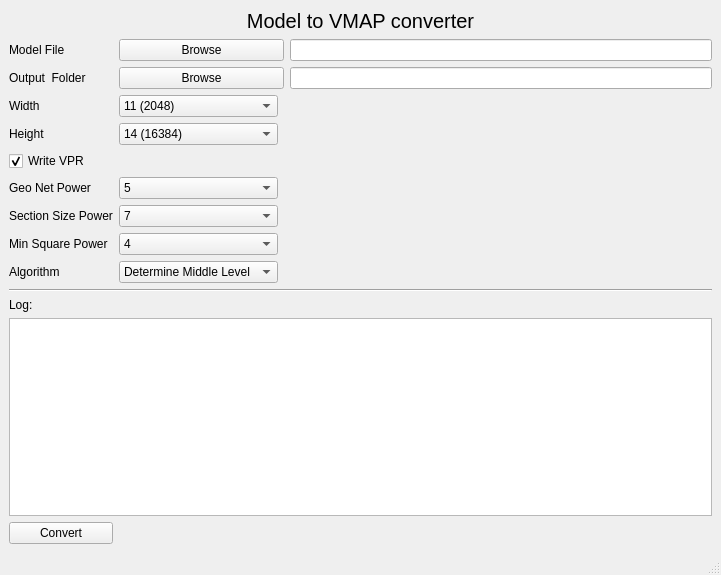
<?xml version="1.0" encoding="UTF-8"?>
<ui version="4.0">
 <class>MainWindow</class>
 <widget class="QMainWindow" name="MainWindow">
  <property name="geometry">
   <rect>
    <x>0</x>
    <y>0</y>
    <width>721</width>
    <height>575</height>
   </rect>
  </property>
  <property name="windowTitle">
   <string>MainWindow</string>
  </property>
  <widget class="QWidget" name="centralwidget">
   <layout class="QGridLayout" name="gridLayout">
    <item row="3" column="1" colspan="2">
     <widget class="QPushButton" name="outputBrowserButton">
      <property name="text">
       <string>Browse</string>
      </property>
     </widget>
    </item>
    <item row="4" column="0">
     <widget class="QLabel" name="label_3">
      <property name="text">
       <string>Width</string>
      </property>
     </widget>
    </item>
    <item row="0" column="0" colspan="4">
     <widget class="QLabel" name="label_4">
      <property name="font">
       <font>
        <pointsize>15</pointsize>
       </font>
      </property>
      <property name="text">
       <string>Model to VMAP converter</string>
      </property>
      <property name="alignment">
       <set>Qt::AlignCenter</set>
      </property>
     </widget>
    </item>
    <item row="11" column="0" colspan="4">
     <widget class="Line" name="line">
      <property name="orientation">
       <enum>Qt::Horizontal</enum>
      </property>
     </widget>
    </item>
    <item row="3" column="0">
     <widget class="QLabel" name="label_2">
      <property name="text">
       <string>Output  Folder</string>
      </property>
     </widget>
    </item>
    <item row="5" column="1">
     <widget class="QComboBox" name="mapPowerYCombo">
      <item>
       <property name="text">
        <string>14 (16384)</string>
       </property>
      </item>
      <item>
       <property name="text">
        <string>13 (8192)</string>
       </property>
      </item>
      <item>
       <property name="text">
        <string>12 (4096)</string>
       </property>
      </item>
      <item>
       <property name="text">
        <string>11 (2048)</string>
       </property>
      </item>
     </widget>
    </item>
    <item row="7" column="0">
     <widget class="QLabel" name="label_9">
      <property name="text">
       <string>Geo Net Power</string>
      </property>
     </widget>
    </item>
    <item row="2" column="1" colspan="2">
     <widget class="QPushButton" name="modelBrowseButton">
      <property name="text">
       <string>Browse</string>
      </property>
     </widget>
    </item>
    <item row="4" column="1">
     <widget class="QComboBox" name="mapPowerXCombo">
      <item>
       <property name="text">
        <string>11 (2048)</string>
       </property>
      </item>
      <item>
       <property name="text">
        <string>12 (4096)</string>
       </property>
      </item>
      <item>
       <property name="text">
        <string>13 (8192)</string>
       </property>
      </item>
      <item>
       <property name="text">
        <string>14 (16384)</string>
       </property>
      </item>
     </widget>
    </item>
    <item row="2" column="3">
     <widget class="QLineEdit" name="modelPathText"/>
    </item>
    <item row="2" column="0">
     <widget class="QLabel" name="label">
      <property name="text">
       <string>Model File</string>
      </property>
     </widget>
    </item>
    <item row="9" column="0">
     <widget class="QLabel" name="label_11">
      <property name="text">
       <string>Min Square Power</string>
      </property>
     </widget>
    </item>
    <item row="14" column="0">
     <widget class="QPushButton" name="convertButton">
      <property name="text">
       <string>Convert</string>
      </property>
     </widget>
    </item>
    <item row="12" column="0">
     <widget class="QLabel" name="label_7">
      <property name="text">
       <string>Log:</string>
      </property>
     </widget>
    </item>
    <item row="3" column="3">
     <widget class="QLineEdit" name="outputText"/>
    </item>
    <item row="6" column="0">
     <widget class="QCheckBox" name="writeVprCheck">
      <property name="text">
       <string>Write VPR</string>
      </property>
      <property name="checked">
       <bool>true</bool>
      </property>
     </widget>
    </item>
    <item row="10" column="1">
     <widget class="QComboBox" name="algorithmComboBox">
      <item>
       <property name="text">
        <string>Determine Middle Level</string>
       </property>
      </item>
      <item>
       <property name="text">
        <string>Maximum Level</string>
       </property>
      </item>
     </widget>
    </item>
    <item row="7" column="1">
     <widget class="QComboBox" name="geoNetPowerCombo">
      <property name="currentIndex">
       <number>9</number>
      </property>
      <item>
       <property name="text">
        <string>14</string>
       </property>
      </item>
      <item>
       <property name="text">
        <string>13</string>
       </property>
      </item>
      <item>
       <property name="text">
        <string>12</string>
       </property>
      </item>
      <item>
       <property name="text">
        <string>11</string>
       </property>
      </item>
      <item>
       <property name="text">
        <string>10</string>
       </property>
      </item>
      <item>
       <property name="text">
        <string>9</string>
       </property>
      </item>
      <item>
       <property name="text">
        <string>8</string>
       </property>
      </item>
      <item>
       <property name="text">
        <string>7</string>
       </property>
      </item>
      <item>
       <property name="text">
        <string>6</string>
       </property>
      </item>
      <item>
       <property name="text">
        <string>5</string>
       </property>
      </item>
      <item>
       <property name="text">
        <string>4</string>
       </property>
      </item>
      <item>
       <property name="text">
        <string>3</string>
       </property>
      </item>
      <item>
       <property name="text">
        <string>2</string>
       </property>
      </item>
      <item>
       <property name="text">
        <string>1</string>
       </property>
      </item>
     </widget>
    </item>
    <item row="8" column="0">
     <widget class="QLabel" name="label_10">
      <property name="text">
       <string>Section Size Power</string>
      </property>
     </widget>
    </item>
    <item row="5" column="0">
     <widget class="QLabel" name="label_5">
      <property name="text">
       <string>Height</string>
      </property>
     </widget>
    </item>
    <item row="10" column="0">
     <widget class="QLabel" name="label_6">
      <property name="text">
       <string>Algorithm</string>
      </property>
     </widget>
    </item>
    <item row="8" column="1">
     <widget class="QComboBox" name="sectionSizePowerCombo">
      <property name="currentIndex">
       <number>7</number>
      </property>
      <item>
       <property name="text">
        <string>14</string>
       </property>
      </item>
      <item>
       <property name="text">
        <string>13</string>
       </property>
      </item>
      <item>
       <property name="text">
        <string>12</string>
       </property>
      </item>
      <item>
       <property name="text">
        <string>11</string>
       </property>
      </item>
      <item>
       <property name="text">
        <string>10</string>
       </property>
      </item>
      <item>
       <property name="text">
        <string>9</string>
       </property>
      </item>
      <item>
       <property name="text">
        <string>8</string>
       </property>
      </item>
      <item>
       <property name="text">
        <string>7</string>
       </property>
      </item>
      <item>
       <property name="text">
        <string>6</string>
       </property>
      </item>
      <item>
       <property name="text">
        <string>5</string>
       </property>
      </item>
      <item>
       <property name="text">
        <string>4</string>
       </property>
      </item>
      <item>
       <property name="text">
        <string>3</string>
       </property>
      </item>
      <item>
       <property name="text">
        <string>2</string>
       </property>
      </item>
      <item>
       <property name="text">
        <string>1</string>
       </property>
      </item>
     </widget>
    </item>
    <item row="13" column="0" colspan="4">
     <widget class="QPlainTextEdit" name="logText"/>
    </item>
    <item row="9" column="1">
     <widget class="QComboBox" name="minSquarePowerCombo">
      <property name="currentIndex">
       <number>10</number>
      </property>
      <item>
       <property name="text">
        <string>14</string>
       </property>
      </item>
      <item>
       <property name="text">
        <string>13</string>
       </property>
      </item>
      <item>
       <property name="text">
        <string>12</string>
       </property>
      </item>
      <item>
       <property name="text">
        <string>11</string>
       </property>
      </item>
      <item>
       <property name="text">
        <string>10</string>
       </property>
      </item>
      <item>
       <property name="text">
        <string>9</string>
       </property>
      </item>
      <item>
       <property name="text">
        <string>8</string>
       </property>
      </item>
      <item>
       <property name="text">
        <string>7</string>
       </property>
      </item>
      <item>
       <property name="text">
        <string>6</string>
       </property>
      </item>
      <item>
       <property name="text">
        <string>5</string>
       </property>
      </item>
      <item>
       <property name="text">
        <string>4</string>
       </property>
      </item>
      <item>
       <property name="text">
        <string>3</string>
       </property>
      </item>
      <item>
       <property name="text">
        <string>2</string>
       </property>
      </item>
      <item>
       <property name="text">
        <string>1</string>
       </property>
      </item>
     </widget>
    </item>
   </layout>
  </widget>
  <widget class="QMenuBar" name="menubar">
   <property name="geometry">
    <rect>
     <x>0</x>
     <y>0</y>
     <width>721</width>
     <height>26</height>
    </rect>
   </property>
  </widget>
  <widget class="QStatusBar" name="statusbar"/>
 </widget>
 <resources/>
 <connections/>
</ui>
